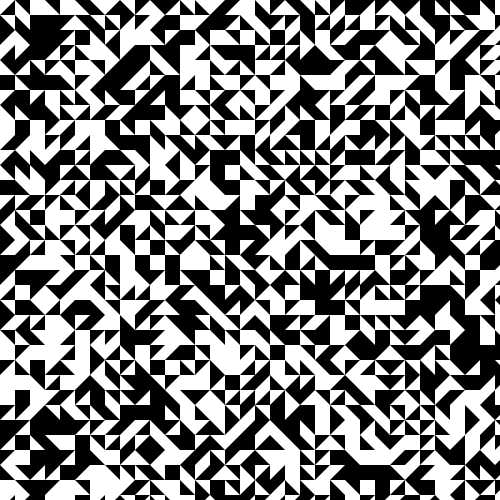
Frame 1 (no input)
Frame 60 (the mouse pressed at the canvas centre just before this capture): identical to frame 1, image omitted
Frame 120 (the mouse held since frame 60 and released just before this capture): identical to frame 1, image omitted

The Processing sketch that drew this single still picture (run headless with seeded random() and noise(); from frame 60 on, the mouse is pressed at the canvas centre):

// Processing sketch: processing_71144
// ── processing_71144.pde

int sz=15;
int x,y;
void setup() {
  size(500, 500);
  background(255);
  smooth();
  noStroke();
  fill(0);
}

void draw(){
  if (frameCount<2){
  for( y=0;y<500;y+=sz){
    for(x=0;x<500;x+=sz){
      int r=int(random(1,6.99));
      System.out.println(r);
     //int r=3;
      if(r==1){
        triangle(x, y, x+sz, y, x,  y+sz);
      }
      if(r==2){
       triangle(x,y,x+sz,y, x+sz,y+sz);
      }
      if(r==3){
        triangle(x,y,x+sz,y+sz,x,y+sz);
     }
      if(r==4){
        triangle(x+sz,y,x+sz,y+sz,x,y+sz);
      }
      if(r==5){
        rect(x,y,sz,sz);
      }
    }
  }
  }
}
